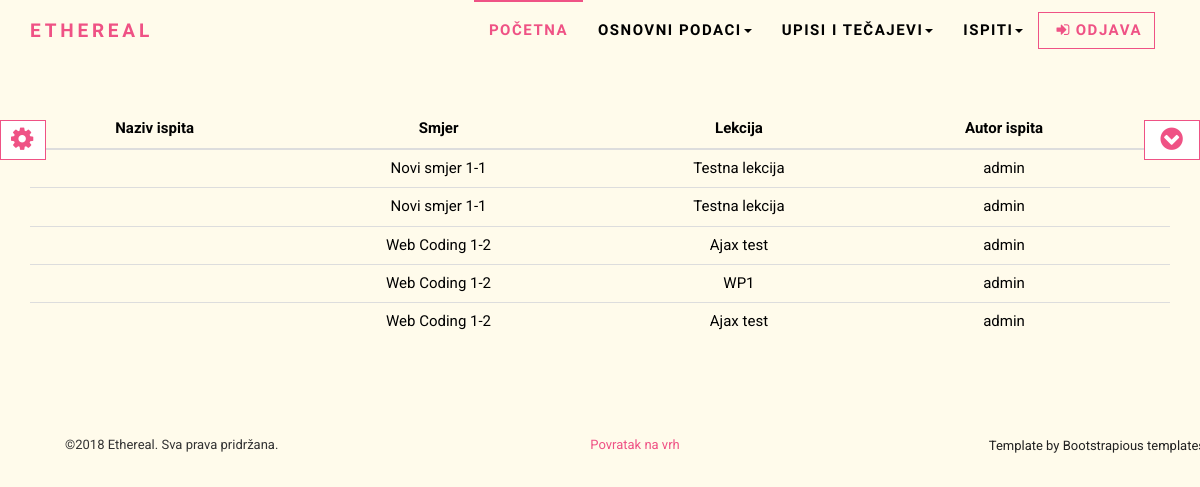
Page /php/exam_list.php (signed in) on the earlier database version.
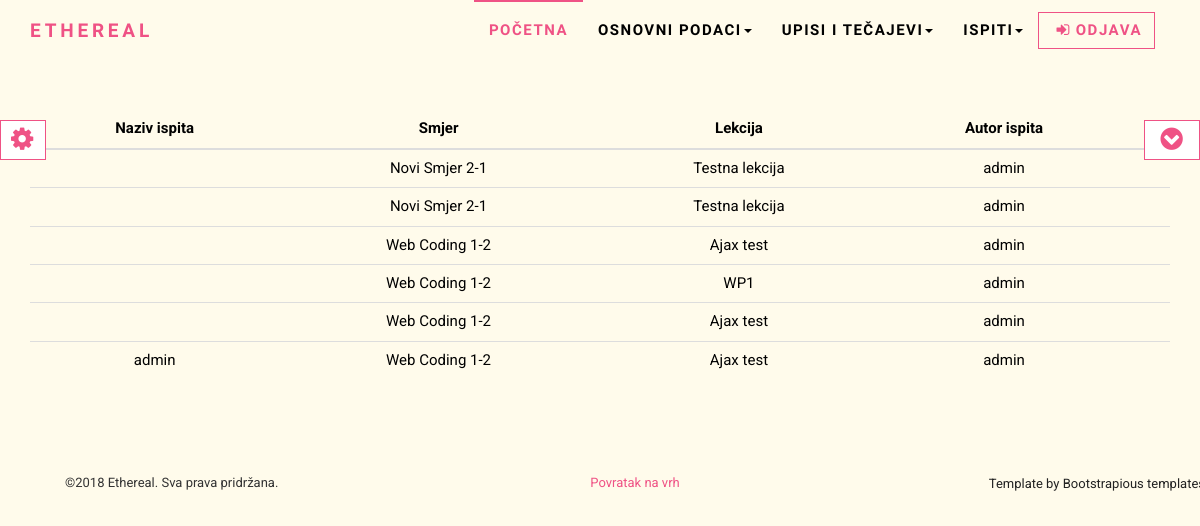
Same page on the later database version.
### tables this page shows
CREATE TABLE `ispit` (
  `id` int(5) NOT NULL,
  `naziv` varchar(200) NOT NULL,
  `id_tecaj_fk` int(5) NOT NULL,
  `id_lesson_fk` int(5) NOT NULL,
  `pitanja_string` varchar(255) NOT NULL,
  `autor` varchar(255) NOT NULL
);

CREATE TABLE `tecaj` (
  `id` int(11) NOT NULL,
  `smjer` varchar(100) NOT NULL
);

CREATE TABLE `lessons` (
  `id` int(5) NOT NULL,
  `lesson_name` varchar(255) NOT NULL,
  `id_tecaj_fk` int(5) NOT NULL
);

### php/exam_list.php (the view, shortened to what this page needs)
<?php
$con = spajanje();
if($_SESSION['login'] !== true){
    header("refresh:2;url=index.php");
	die("Nemate ovlasti za pristup ovoj stranici! Prebacujem na index.php...");
}
else{
	if($_SESSION['role'] == "3"){
		$username = $_SESSION['username'];
		$sql = "SELECT id, ime, prezime FROM users WHERE username = '$username' AND id_status_fk = '3';";
		$res = mysqli_query($con, $sql);
		$res = mysqli_fetch_assoc($res);
		$id = $res['id'];
		$userid = $_SESSION['userid'];
		$sql = "SELECT
					ispit.id,
					ispit.autor,
					ispit.naziv,
					lessons.naziv,
					tecaj.naziv
				FROM
					ispit
				INNER JOIN upisi ON upisi.id_smjer_fk = ispit.id_tecaj_fK
				INNER JOIN lessons ON lessons.id = ispit.id_lesson_fk
				INNER JOIN tecaj ON tecaj.id = ispit.id_tecaj_fk
				WHERE
					upisi.id_users_fk = $userid;
				";
		$res = mysqli_query($con, $sql);
		require_once "includes/header.php";
		if(mysqli_num_rows($res) > 0){
			echo '<table id="table" class="table table-hover">
				<thead>
					<tr>
						<th>Smjer</th>
						<th>Lekcija</th>
						<th>Profesor</th>
					</tr>
				</thead>
			<tbody>'
			;
			while($res_ispiti = mysqli_fetch_assoc($res)){
				echo "
					<tr class = 'clickable-row-exam' id=".$res_ispiti['id'].">
						<td>".$res_ispiti['smjer']."</td>
						<td>".$res_ispiti['lesson_name']."</td>
						<td>".$res_ispiti['autor']."</td>
					</tr>";
			}
			echo "</tbody></table>";
		}
	}
	else{
		$sql = "SELECT
		ispit.id,
		ispit.autor,
		ispit.naziv,
		lessons.lesson_name,
		tecaj.smjer
	FROM
		ispit
	INNER JOIN upisi ON upisi.id_smjer_fk = ispit.id_tecaj_fK
	INNER JOIN lessons ON lessons.id = ispit.id_lesson_fk
	INNER JOIN tecaj ON tecaj.id = ispit.id_tecaj_fk";
	$res = mysqli_query($con, $sql);
	require_once "includes/header.php";
		if(mysqli_num_rows($res) > 0){
			echo '<table id="table" class="table table-hover">
				<thead>
					<tr>
					<th>Naziv ispita</th>
					<th>Smjer</th>
					<th>Lekcija</th>
					<th>Autor ispita</th>
					<th></th>
					</tr>
				</thead>
			<tbody>'
			;
			while($res_ispiti = mysqli_fetch_assoc($res)){
				echo "
					<tr id=".$res_ispiti['id']." class = 'clickable-row-exam'>
						<td>".$res_ispiti['naziv']."</td>
						<td>".$res_ispiti['smjer']."</td>
						<td>".$res_ispiti['lesson_name']."</td>
						<td>".$res_ispiti['autor']."</td>
						<td><a href='exam_list.php?obrisi=true&id=".$res_ispiti['id']."'></a></td>
						";
			}
			echo "</tr></tbody></table>";
		}
		else {
			echo "<p>U bazi nema rezultata za ovaj upit: $sql </p>";
		}
	}
}
require_once "includes/footer.php";
?>

### php/includes/header.php (shortened to what this page needs)
<!DOCTYPE html>
<html lang="en">
<head>
    <link rel="stylesheet" href="https://maxcdn.bootstrapcdn.com/bootstrap/3.3.7/css/bootstrap.min.css"/>
    <link rel="stylesheet" href="//cdnjs.cloudflare.com/ajax/libs/timepicker/1.3.5/jquery.timepicker.min.css">
    <link rel="stylesheet" href="../css/font-awesome.min.css">
    <link rel="stylesheet" href="../css/pe-icon-7-stroke.css">
    <link rel="stylesheet" href="../css/lightbox.min.css">
    <link rel="stylesheet" href="../css/style.default.css" id="theme-stylesheet">
    <link rel="stylesheet" href="//cdn.datatables.net/1.10.19/css/jquery.dataTables.min.css">
    <link rel="stylesheet" href="../css/custom.css">
</head>
<body id="site">
<?php
  if(isset($_SESSION['login']) and $_SESSION['login'] == true){
    if($_SESSION['role'] == "1"){
  echo '
  <header class="header">
    <div role="navigation" class="navbar navbar-default">
      <div class="container">
        <div class="navbar-header"><a href="index.php" class="navbar-brand">Ethereal</a>
          <div class="navbar-buttons">
            <button type="button" data-toggle="collapse" data-target=".navbar-collapse" class="navbar-toggle navbar-btn">Izbornik<i class="fa fa-align-justify"></i></button>
          </div>
        </div>
        <div id="navigation" class="collapse navbar-collapse navbar-right">
          <ul class="nav navbar-nav">
            <li class="active"><a href="index.php">Početna</a></li>
            <li class="dropdown"><a href="#" data-toggle="dropdown" class="dropdown-toggle">Osnovni podaci<b class="caret"></b></a>
              <ul class="dropdown-menu">
                <li><a href="user_add.php">Unos korisnika u bazu</a></li>
                <li><a href="users.php">Popis svih korisnika</a></li>
              </ul>
            </li>
            <li class="dropdown"><a href="#" data-toggle="dropdown" class="dropdown-toggle">Upisi i tečajevi<b class="caret"></b></a>
              <ul class="dropdown-menu">
                <li><a href="course_add.php">Unos tečaja u bazu</a></li>
                <li><a href="courses.php">Popis svih tečaja</a></li>
                <li><a href="enrol.php">Upis korisnika na tečaj</a></li>
                <li><a href="groups.php">Popis svih grupa</a></li>
                <li><a href="group_add.php">Upis grupe</a></li>
              </ul>
            </li>
            <li class="dropdown"><a href="#" data-toggle="dropdown" class="dropdown-toggle">Ispiti<b class="caret"></b></a>
              <ul class="dropdown-menu">
                <li><a href="exam_list.php">Popis svih ispita</a></li>
                <li><a href="exam_add.php">Unos ispita</a></li>
                <li><a href="lesson_add.php">Unos lekcije</a></li>
                <li><a href="question_add.php">Unos pitanja u bazu</a></li>
              </ul>
            </li>
            </ul><a id = "btn-adjust"  href="odjava.php" class="btn navbar-btn btn-ghost  pull-left"><i class="fa fa-sign-in"></i>Odjava</a>
        </div>
      </div>
    </div>
  </header>';
}
  }
?>
      <div class="container" id = "top-container">

### php/includes/footer.php (shortened to what this page needs)
    </div>
<footer class = "footer">
      <div class="footer__copyright">
        <div class="container">
          <div class="row">
            <div class="col-md-4">
              <p>&copy;2018 Ethereal. Sva prava pridržana.</p>
            </div>
            <div class="col-md-4">
              <p style = "text-align:center"><a href="#site" class = "js-scroll-trigger">Povratak na vrh</p>
            </div>
            <div class="col-md-4">
            </div>
            <div class="col-md-4">
              <p class="credit"><a style = "color:#222;" href="https://bootstrapious.com/free-templates" class="external">Template by Bootstrapious templates</a></p>
            </div>
          </div>
        </div>
      </div>
    </footer>
    <button type="button" data-toggle="collapse" data-target="#style-switch" id="style-switch-button" class="btn btn-primary btn-sm"><span class="fa fa-cog fa-2x"></span></button>
    <a href="#bottom" class = "js-scroll-trigger">
        <button id = "scroll-to-bottom" type = "button" class = "btn-primary btn btn-sm">
            <i class="fa fa-chevron-circle-down fa-2x"></i>
        </button>
    </a>
  </body>
</html>

### css/style.default.css (style rules this page uses)
.header { width: 100%; }
.navbar { z-index: 10; text-transform: uppercase; letter-spacing: 0.1em; border-left: none; border-right: none; }
.navbar a.navbar-brand { font-weight: bold; letter-spacing: 0.2em; color: #ef5285; }
.navbar .navbar-nav > li > a { font-weight: bold; }
@media (min-width: 768px) { .navbar ul.nav > li > a { border-top: solid 2px transparent; padding-top: 16.5px; } }
@media (min-width: 768px) { .navbar ul.nav > li.active > a, .navbar ul.nav > li.open > a { text-decoration: none !important; border-top-color: #ef5285; } }
html { height: 100%; }
body { height: 100%; }
header { z-index: 1000; }
a, button { -webkit-transition: all 0.2s ease-out; -moz-transition: all 0.2s ease-out; transition: all 0.2s ease-out; }
a i.fa, button i.fa { margin: 0 5px; }
a { text-decoration: none; }
.btn-ghost { color: #ef5285; background-color: transparent; border-color: #ef5285; }
.footer__copyright { background: transparent; color:#333333; padding: 20px 0; font-size: 13px; line-height: 28px; }
.footer__copyright p { margin: 0; }
.footer__copyright p.credit { text-align: right; color: #ccc; }
.footer__copyright p.credit a { color: #ccc; }
#style-switch-button { position: absolute; top: 120px; left: 0px; border-radius: 0; z-index: 2; }
.nav { margin-bottom: 0; padding-left: 0; list-style: none; }
.nav > li > a { padding: 10px 15px; }
.navbar { font-family: "Roboto Condensed", Helvetica, Arial, sans-serif; min-height: 60px; margin-bottom: 0; border-top: none; border-bottom: none; }
@media (min-width: 768px) { .navbar { border-radius: 0; } }
.navbar-collapse { max-height: 340px; overflow-x: visible; padding-right: 15px; padding-left: 15px; }
@media (min-width: 768px) { .navbar-collapse { width: auto; border-top: 0; box-shadow: none; } }
@media (min-width: 768px) { .navbar-collapse.collapse { display: block !important; height: auto !important; padding-bottom: 0; overflow: visible !important; } }
.container > .navbar-header, .container-fluid > .navbar-header, .container > .navbar-collapse, .container-fluid > .navbar-collapse { margin-right: -15px; margin-left: -15px; }
@media (min-width: 768px) { .container > .navbar-header, .container-fluid > .navbar-header, .container > .navbar-collapse, .container-fluid > .navbar-collapse { margin-right: 0; margin-left: 0; } }
.navbar-brand { float: left; padding: 18.5px 15px; font-size: 19px; line-height: 23px; height: 60px; }
@media (min-width: 768px) { .navbar > .container .navbar-brand, .navbar > .container-fluid .navbar-brand { margin-left: -15px; } }
.navbar-nav { margin: 9.25px -15px; }
.navbar-nav > li > a { padding-top: 10px; padding-bottom: 10px; line-height: 23px; border-bottom: none; }
@media (min-width: 768px) { .navbar-nav { margin: 0 auto; display: table; table-layout: fixed; float: left; } }
@media (min-width: 768px) { .navbar-nav > li { float: left; } }
@media (min-width: 768px) { .navbar-nav > li > a { padding-top: 18.5px; padding-bottom: 18.5px; } }
.navbar-btn { margin-top: 11.5px; margin-bottom: 11.5px; }
.navbar-default { background-color: #fff; border-bottom-color: transparent; }
.navbar-default .navbar-brand { color: #000; }
.navbar-default .navbar-nav > li > a { color: #000; }
.navbar-default .navbar-nav > .active > a, .navbar-default .navbar-nav > .active > a:hover, .navbar-default .navbar-nav > .active > a:focus { color: #ef5285; background-color: transparent; }
.navbar-default .navbar-collapse { border-color: transparent; }
body { font-family: "Roboto", Helvetica, Arial, sans-serif; font-size: 15px; line-height: 1.55; color: #000; background-color: #fff; }
a { color: #ef5285; text-decoration: none; }
.btn { font-weight: 700; font-family: "Roboto Condensed", Helvetica, Arial, sans-serif; text-transform: uppercase; letter-spacing: 0.1em; padding: 6px 12px; font-size: 15px; line-height: 1.55; border-radius: 0px; }
.btn-primary { color: #ef5285; background-color: #fff; border-color: #ef5285; }
.btn-sm { padding: 5px 10px; font-size: 13px; line-height: 1.5; border-radius: 0; }
p { margin: 0 0 23px; }

### css/custom.css (style rules this page uses)
body, .navbar, .question, table.dataTable tbody tr { background: #fffbeb; }
#site { display: none; }
#top-container { margin-top: 50px; }
.table>thead>tr>th { text-align: center; }
#scroll-to-bottom { position: absolute; right: 0; top: 120px; }
#style-switch-button { position: absolute; left: 0; top: 120px; }
#table>tbody>tr>td { text-align: center; }
footer { margin: 50px; }

Differences in the rows shown:
changed ispit "Testna lekcija": id_tecaj_fk.smjer "Novi smjer 1-1" → "Novi Smjer 2-1"
added ispit: naziv "admin", id_tecaj_fk.smjer "Web Coding 1-2", id_lesson_fk.lesson_name "Ajax test", autor "admin"
